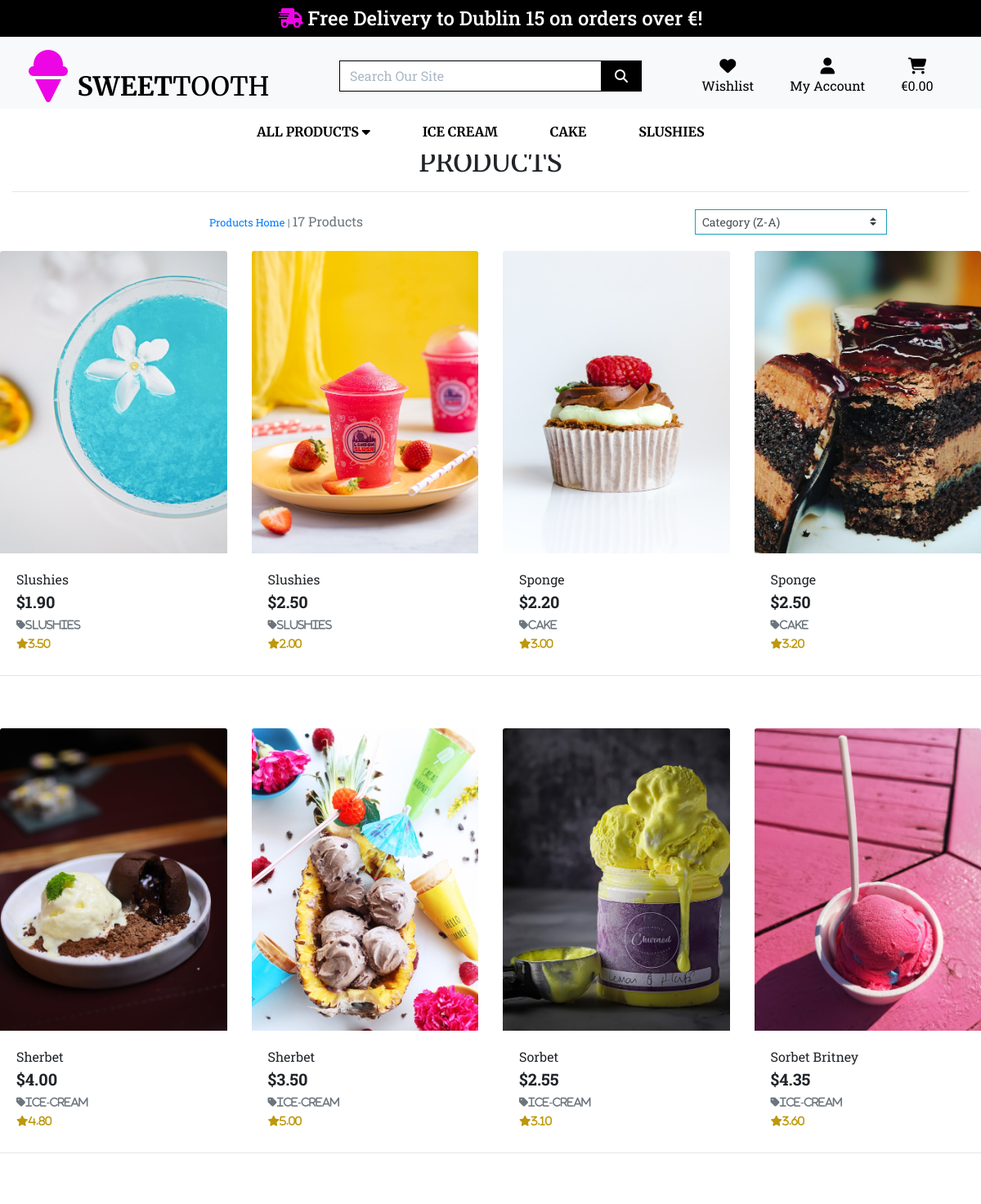
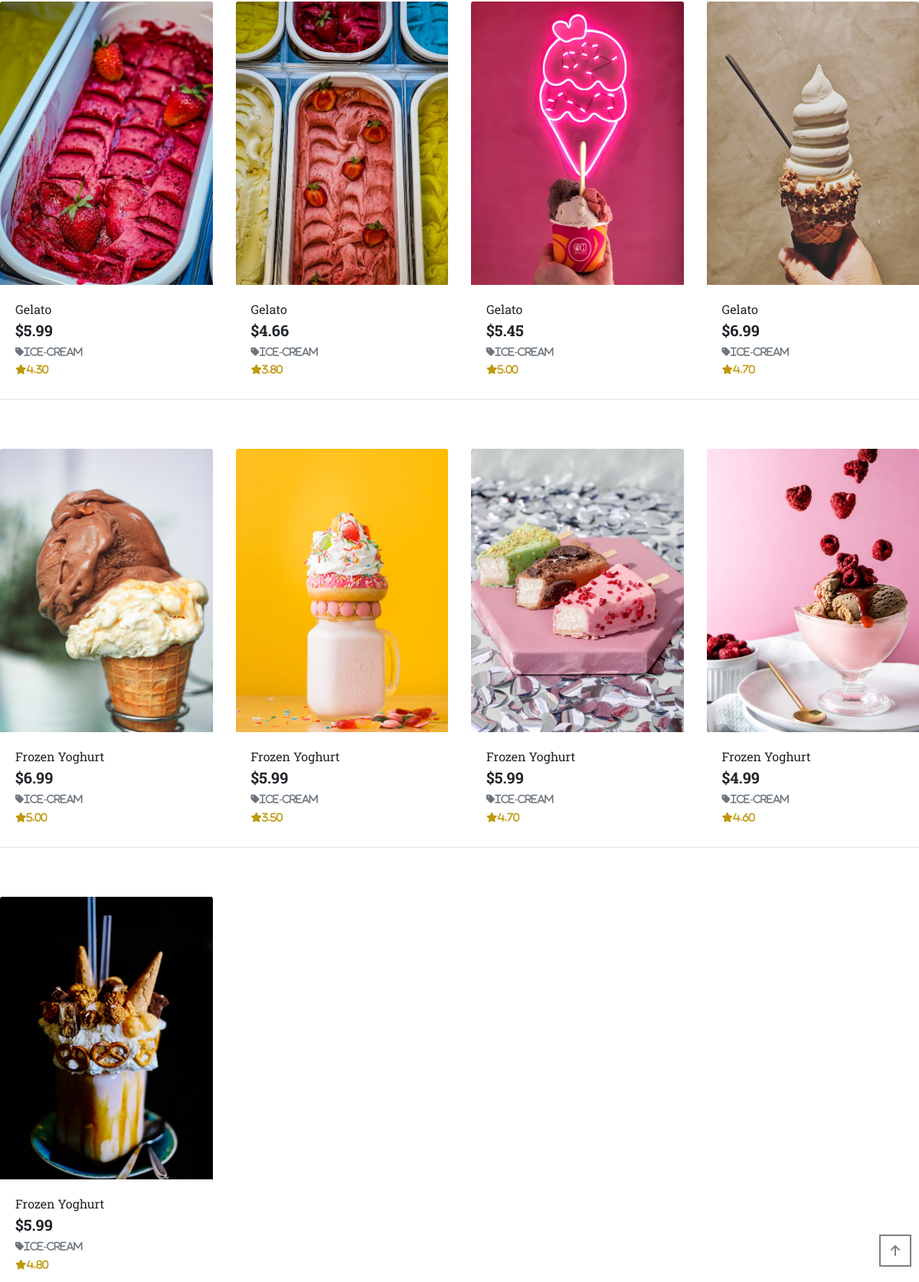
/products/?sort=category&direction=desc, run on the app's committed database (2 pictures, top to bottom).
### products/models.py (models this page shows, shortened)
class Product(models.Model):
    category = models.ForeignKey('Category', null=True, blank=True, on_delete=models.SET_NULL)
    sku = models.CharField(max_length=254, null=True, blank=True)
    name = models.CharField(max_length=254)
    description = models.TextField()
    has_sizes = models.BooleanField(default=False, null=True, blank=True)
    price = models.DecimalField(max_digits=6, decimal_places=2)
    rating = models.DecimalField(max_digits=6, decimal_places=2, null=True, blank=True)
    image_url = models.URLField(max_length=1024, null=True, blank=True)
    image = models.ImageField(null=True, blank=True)

class Category(models.Model):
    class Meta:
        verbose_name_plural = 'Categories'
    name = models.CharField(max_length=254)
    friendly_name = models.CharField(max_length=254, null=True, blank=True)

### products/views.py (the view, shortened to what this page needs)
# urls.py: path('', views.all_products, name='products'),
def all_products(request):
    products = Product.objects.all()
    query = None
    categories = None
    sort = None
    direction = None
    if request.GET:
        if 'sort' in request.GET:
            sortkey = request.GET['sort']
            sort = sortkey
            if sortkey == 'name':
                sortkey = 'lower_name'
                products = products.annotate(lower_name=Lower('name'))
                if sortkey == 'category':
                    sortkey = 'category__name'
            if 'direction' in request.GET:
                direction = request.GET['direction']
                if direction == 'desc':
                    sortkey = f'-{sortkey}'
            products = products.order_by(sortkey)
        if 'category' in request.GET:
            categories = request.GET['category'].split(',')
            products = products.filter(category__name__in=categories)
            categories = Category.objects.filter(name__in=categories)
    current_sorting = f'{sort}_{direction}'
    context = {
        'products': products,
        'search_term': query,
        'current_categories': categories,
        'current_sorting': current_sorting,
    }
    return render(request, 'products/products.html', context)

### products/templates/products/products.html (shortened to what this page needs)
{% extends "base.html" %}
{% load static %}
{% block page_header %}
    <div class="container header-container">
    </div>
{% endblock %}
{% block content %}
<div class="overlay"></div>
<div class="container-fluid">
    <div class="row">
        <div class="col text-center mt-3">
            <h2 class="logo-font mb-3">Products</h2>
            <hr class="mb-1">
        </div>
    </div>
    <div class="row">
        <div class="product-container col-10 offset-1">
            <div class="row mt-1 mb-2">
                <div class="col-12 col-md-6 my-auto order-md-last d-flex justify-content-center justify-content-md-end">
                    <div class="sort-select-wrapper w-50">
                        <select id="sort-selector"
                            class="custom-select custom-select-sm rounded-0 border border-{% if current_sorting != 'None_None' %}info{% else %}black{% endif %}">
                            <option value="category_desc"
                                {% if current_sorting == 'category_desc' %}selected{% endif %}>Category (Z-A)</option>
                        </select>
                    </div>
                </div>
                <div class="col-12 col-md-6 order-md-first">
                    <p class="text-muted mt-3 text-center text-md-left">
                        {% if search_term or current_categories or current_sorting != 'None_None' %}
                        <span class="small"><a href="{% url 'products' %}">Products Home</a> | </span>
                        {% endif %}
                        {{ products|length }} Products
                    </p>
                </div>
            </div>
        </div>
        <div class="row">
            {% for product in products %}
            <div class="col-sm-6 col-md-6 col-lg-4 col-xl-3">
                <div class="card h-100 border-0 hvr-glow">
                    {% if product.image %}
                    <a href="{% url 'products' %}">
                        <img src="{{ product.image.url }}" alt="{{ product.name }}" class="card-img-top img-fluid">
                    </a>
                    {% else %}
                    <a href="">
                        <img src="{{ MEDIA_URL }}noimage.png" alt="{{ product.name }}" class="card-img-top img-fluid">
                    </a>
                    {% endif %}
                    <div class="card-body pb-0">
                        <p class="mb-0">{{ product.name }}</p>
                    </div>
                    <div class="card-footer bg-white pt-0 border-0 text-left">
                        <div class="row">
                            <div class="col">
                                <p class="lead mb-0 text-left font-weight-bold">
                                    ${{ product.price }}
                                </p>
                                {% if product.category %}
                                <p class="small mt-1 mb-0">
                                    <a href="{% url 'products' %}?category={{ product.category.name}}"
                                        class="text-muted">
                                        <i class="fas fa-tag mr-1">{{ product.category.friendly_name }}</i>
                                    </a>
                                </p>
                                {% endif %}
                                {% if product.rating %}
                                <small class="text-muted"><i class="fa fa-star mr-1">{{ product.rating }}</i></small>
                                {% else %}
                                <small class="text-muted">No rating</small>
                                {% endif %}
                            </div>
                        </div>
                    </div>
                </div>
            </div>
            {% if forloop.counter|divisibleby:4 %}
            <div class="col-12 d-none d-xl-block mb-5">
                <hr>
            </div>
            {% endif %}
            {% endfor %}
        </div>
    </div>
</div>
<div class="btt-button shadow-sm rounded-0 border border-black">
    <a href="" class="btt-link d-flex h-100">
        <i class="fas fa-arrow-up text-black mx-auto my-auto"></i>
    </a>
</div>
{% endblock %}

### static/css/base.css (style rules this page uses)
* { margin:0; padding:0; }
html { height:100%; }
body { font-family: 'Roboto Slab', serif; background-color: #fff; margin-bottom:60px; height:100%; width: 100%; }
.text-center { text-align: center!important; }
.logo-font { text-transform:uppercase; font-family: 'Merriweather', serif; cursor: pointer; }
.text-black { color:#000 !important; }
.border-black { border: 1px solid #000 !important; }
@media (min-width:1200px) { .container { max-width:80%; } }
@media (min-width: 992px) { .header-container { padding-top: 164px; } }
.overlay { height:100%; width:100%; top:0; left:0; position:fixed; background:#fff; z-index:-1; }
.btt-button { height:42px; width:42px; position:fixed; bottom:20px; right:10px; border: 2px solid grey!important; z-index: 999; }
.btt-link { cursor:pointer; }
.fa-star { color:#be980b; }
.fa-arrow-up { color:grey!important; }

### data on the page
Product: image (picture), name "Slushies", price "1.90", category.friendly_name "Slushies", rating "3.50"
Product: image (picture), name "Slushies", price "2.50", category.friendly_name "Slushies", rating "2.00"
Product: image (picture), name "Sponge", price "2.20", category.friendly_name "Cake", rating "3.00"
Product: image (picture), name "Sponge", price "2.50", category.friendly_name "Cake", rating "3.20"
Product: image (picture), name "Sherbet", price "4.00", category.friendly_name "Ice-cream", rating "4.80"
Product: image (picture), name "Sherbet", price "3.50", category.friendly_name "Ice-cream", rating "5.00"
Product: image (picture), name "Sorbet", price "2.55", category.friendly_name "Ice-cream", rating "3.10"
Product: image (picture), name "Sorbet Britney", price "4.35", category.friendly_name "Ice-cream", rating "3.60"
Product: image (picture), name "Gelato", price "5.99", category.friendly_name "Ice-cream", rating "4.30"
Product: image (picture), name "Gelato", price "4.66", category.friendly_name "Ice-cream", rating "3.80"
Product: image (picture), name "Gelato", price "5.45", category.friendly_name "Ice-cream", rating "5.00"
Product: image (picture), name "Gelato", price "6.99", category.friendly_name "Ice-cream", rating "4.70"
Product: image (picture), name "Frozen Yoghurt", price "6.99", category.friendly_name "Ice-cream", rating "5.00"
Product: image (picture), name "Frozen Yoghurt", price "5.99", category.friendly_name "Ice-cream", rating "3.50"
Product: image (picture), name "Frozen Yoghurt", price "5.99", category.friendly_name "Ice-cream", rating "4.70"
Product: image (picture), name "Frozen Yoghurt", price "4.99", category.friendly_name "Ice-cream", rating "4.60"
Product: image (picture), name "Frozen Yoghurt", price "5.99", category.friendly_name "Ice-cream", rating "4.80"

### other printed values
{{ products|length }} "17"
